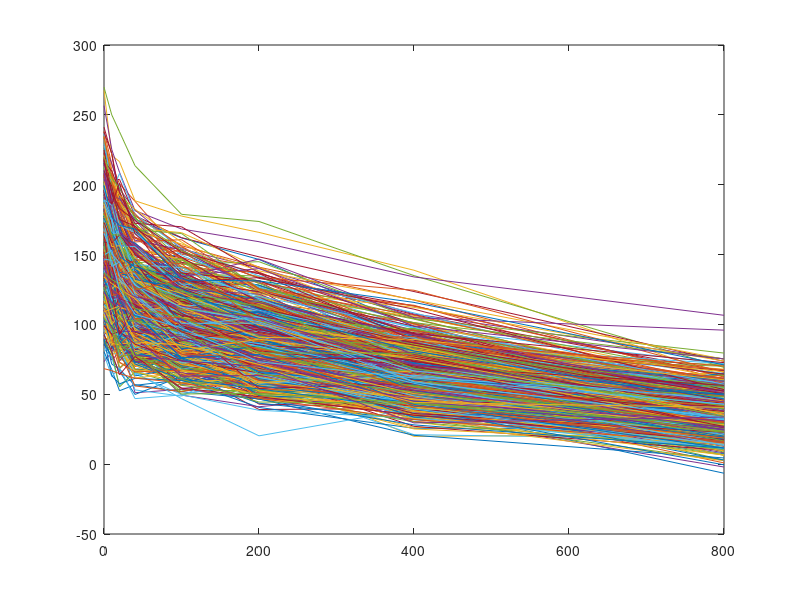

Here is the MATLAB script that generated this plot: (Note: this script raises an error after producing the figure.)
clearvars
close all force

rng(0)

b = [0 10 20 40 100 200 400 800]';

N = 1000;
D = exp(-6.5 + 0.2*randn(1,N));
Ds = exp(-3 + 0.2*randn(1,N));
f = betarnd(30,100,1,N);
S0 = exp(5 + 0.2*randn(1,N));

data = S0.*(f.*exp(-b*Ds) + (1-f).*(exp(-b*D)));
data = data + 8*randn(size(data));

figure
plot(b,data)

out = BayesianHierarchicalIVIM(b,data);


figure('position',get(0,'ScreenSize'))

subplot(2,3,1)
plot(D,exp(out.logD.lsq),'.')
hold on
axis(max(axis).*[0 1 0 1]); ax = axis;
plot(xlim,xlim,'k')
xlabel('D true')
ylabel('D lsq')
title('Least-squares')

subplot(2,3,4)
plot(D,exp(out.logD.bsp.mean),'.')
hold on
axis(ax)
plot(xlim,xlim,'k')
xlabel('D true')
ylabel('D Bayesian')
title('Bayesian')


subplot(2,3,2)
plot(f,exp(out.sigmoidf.lsq)./(1+exp(out.sigmoidf.lsq)),'.')
hold on
axis(max(axis).*[0 1 0 1]); ax = axis;
plot(xlim,xlim,'k')
xlabel('f true')
ylabel('f lsq')
title('Least-squares')

subplot(2,3,5)
plot(f,exp(out.sigmoidf.bsp.mean)./(1+exp(out.sigmoidf.bsp.mean)),'.')
hold on
axis(ax)
plot(xlim,xlim,'k')
xlabel('f true')
ylabel('f Bayesian')
title('Bayesian')

subplot(2,3,3)
loglog(Ds,exp(out.logDs.lsq),'.')
hold on
axis(max(axis).*[0.0001 1 0.0001 1]); ax = axis;
plot(xlim,xlim,'k')
xlabel('D* true')
ylabel('D* lsq')
title('Least-squares')

subplot(2,3,6)
loglog(Ds,exp(out.logDs.bsp.mean),'.')
hold on
axis(ax)
plot(xlim,xlim,'k')
xlabel('D* true')
ylabel('D* Bayesian')
title('Bayesian')

set(findobj(gcf,'FontSize',get(0,'defaultAxesFontSize')),'FontSize',13)
